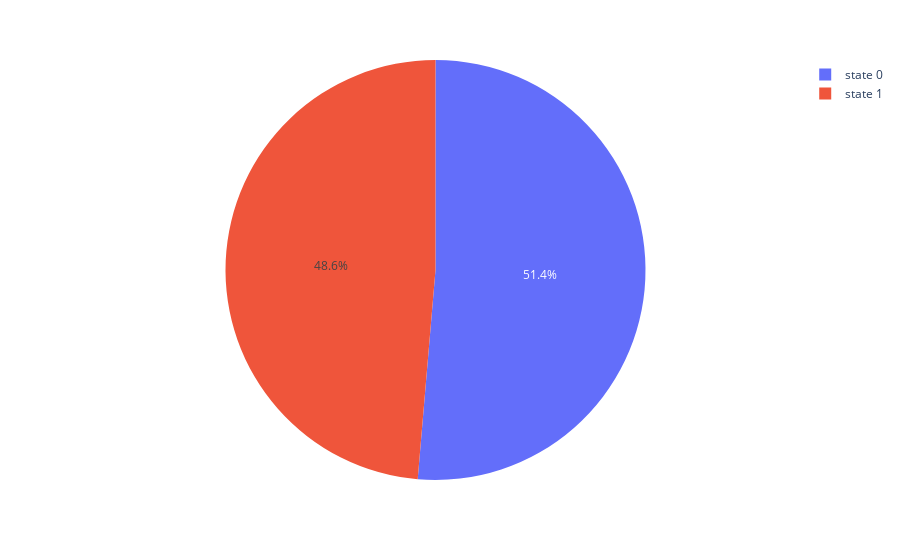

The notebook cell this image was saved under:
### Markdown cell above
# Exploratory Data Analysis

### Code cell
#target distribution
target=train.target.value_counts(normalize=True)[::-1]
names=[f'state {i}' for i in target.index]
fig=px.pie(values=target,names=names)
fig.show()

### Figure 1 — Plotly figure (JSON) as saved in the notebook; plotly's stock layout.template omitted (floating-point values rounded to 4 significant figures)
{"data": [{"domain": {"x": [0, 1], "y": [0, 1]}, "hovertemplate": "label=%{label}<br>value=%{value}<extra></extra>", "labels": ["state 1", "state 0"], "legendgroup": "", "name": "", "showlegend": true, "values": [0.4865, 0.5135], "type": "pie"}], "layout": {"legend": {"tracegroupgap": 0}, "margin": {"t": 60}, "autosize": true}}
